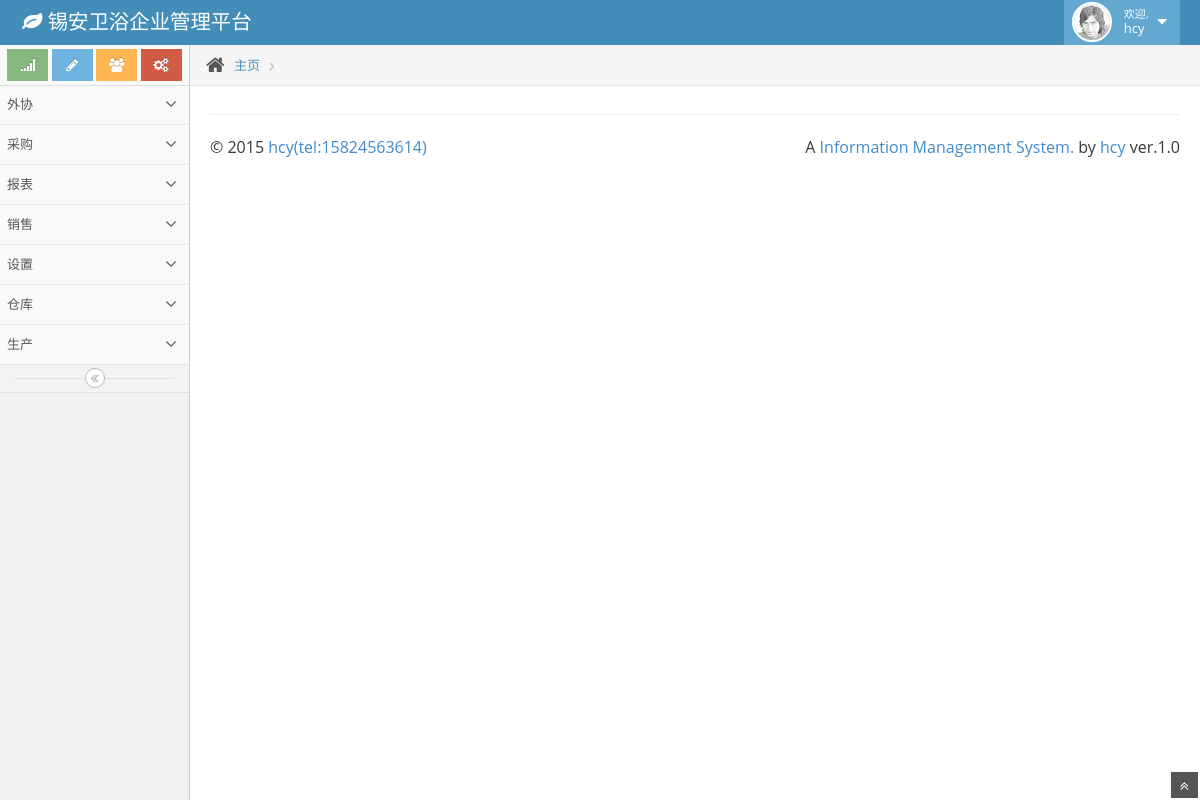
The page / (signed in) on the database its author committed.
### tables this page shows
CREATE TABLE "pages" (
"id"  INTEGER PRIMARY KEY AUTOINCREMENT NOT NULL,
"page_name"  TEXT,
"url"  TEXT,
"module_id"  TEXT,
"icon"  TEXT DEFAULT book
);

CREATE TABLE "modules" (
"module_name"  TEXT,
"icon"  TEXT,
"module_id"  TEXT NOT NULL,
PRIMARY KEY ("module_id")
);

### include/init.inc.php (called while the page is built, shortened)
<?php
function AppAutoLoad($classname){
	$filename = str_replace('_', '/', $classname) . '.class.php';
    $filepath = APP_BASE_CLASS . $filename;
    if (file_exists($filepath)) {
        return include $filepath;
    }else{
		$handle=opendir(APP_BASE_CLASS);
		while (false !== ($file = readdir($handle))) {
			if (is_dir(APP_BASE_CLASS. "/" . $file)) {
				$filepath=APP_BASE_CLASS."/".$file."/".$filename;
			}
		}
	}
    $filepath = APP_BASE_LIB . $filename;
    if (file_exists($filepath)) {
        return include $filepath;
    }
    throw new Exception( $filepath . ' NOT FOUND!');
}
?>

### include/lib/Medoo.class.php (called while the page is built, shortened)
<?php
class Medoo{
	protected $pdo =null;
	protected $charset = 'utf8';
	public function __construct($database){
		try {
			$this->database_file = $database;
			$type='sqlite';
			$dsn = $type . ':' . $this->database_file;
			$this->username = null;
			$this->password = null;
			$this->pdo=null;
			$this->pdo = new PDO(
				$dsn,
				$this->username,
				$this->password,
				$this->option
			);
			$this->pdo->exec('SET NAMES \'' . $this->charset . '\'');
		}
		catch (PDOException $e) {
			echo $e->getMessage();
		}
	}
	public function query($query)
	{
		return $this->pdo->query($query);
	}
}
?>

### include/class/Base.class.php (called while the page is built, shortened)
<?php
class Base {
	protected static $db_container = array();
	public static function __instance($database=DB_NAME){
		if( @self::$db_container[$database]  == null ){
			self::$db_container[$database] = new Medoo( $database );
			return self::$db_container[$database];
		}
		return self::$db_container[$database];
	}
}

### include/class/Page.class.php (called while the page is built)
<?php
class Page extends Base {
	public static function getPages() {
		$db=self::__instance();
		$sql="select * from pages left join modules on pages.module_id=modules.module_id
			order by module_id";
		$list = $db->query($sql)->fetchAll();
		if ($list) {
			return $list;
		}
		return array ();
	}
}

### leftside.php (the view, shortened to what this page needs)
<?php
	$pages=Page::getPages();
	for($i=0;$i<count($pages);$i++){
		if (($i==0) or ($pages[$i]['module_id']<>$pages[$i-1]['module_id'])){
			if ($i<>0){
				echo '</li>';
			};
			echo '<li>';
			echo '<a href="#" class="dropdown-toggle">';
			echo '<span class="menu-text">
				'.$pages[$i]['module_name'].'
			</span>
			<b class="arrow icon-angle-down"></b>';
			echo '</a>';
		}
	}
	echo '</li>';
?>

### index.php (shortened to what this page needs)
<?php
	require ('./include/init.inc.php');
?>
<!DOCTYPE html>
<html lang="en">
	<head>
		<link href="assets/css/bootstrap.min.css" rel="stylesheet" />
		<link rel="stylesheet" href="assets/css/font-awesome.min.css" />
		<link rel="stylesheet" href="assets/css/jquery-ui-1.10.3.full.min.css" />
		<link rel="stylesheet" href="assets/css/chosen.css" />
		<link rel="stylesheet" href="assets/css/datepicker.css" />
		<link rel="stylesheet" href="assets/css/ui.jqgrid.css" />
		<link rel="stylesheet" href="assets/css/ace.min.css" />
		<link rel="stylesheet" href="assets/css/ace-rtl.min.css" />
		<link rel="stylesheet" href="assets/css/ace-skins.min.css" />
		<link rel="stylesheet" href="assets/css/custom.css" />
		<link rel="stylesheet" href="assets/css/jquery.gritter.css" />
	</head>
	<body ng-app="indexApp">
		<div class="navbar navbar-default" id="navbar">
			<div class="navbar-container" id="navbar-container">
				<div class="navbar-header pull-left">
					<a href="#" class="navbar-brand">
						<small>
							<i class="icon-leaf"></i>
							<?php echo APP_TITLE;?>
						</small>
					</a>
				</div>
				<div class="navbar-header pull-right" role="navigation">
					<ul class="nav ace-nav">
						<li class="light-blue">
							<a data-toggle="dropdown" href="#" class="dropdown-toggle">
								<img class="nav-user-photo" src="assets/avatars/user.jpg" alt="Jason's Photo" />
								<span class="user-info">
									<small>欢迎,</small>
									<?php echo $_SESSION['user_info']['user_name'];?>
								</span>
								<i class="icon-caret-down"></i>
							</a>
						</li>
					</ul>
				</div>
			</div>
		</div>
		<div class="main-container" id="main-container">
			<div class="main-container-inner">
				<div class="sidebar" id="sidebar">
					<div class="sidebar-shortcuts" id="sidebar-shortcuts">
						<div class="sidebar-shortcuts-large" id="sidebar-shortcuts-large">
							<button class="btn btn-success">
								<i class="icon-signal"></i>
							</button>
							<button class="btn btn-info">
								<i class="icon-pencil"></i>
							</button>
							<button class="btn btn-warning">
								<i class="icon-group"></i>
							</button>
							<button class="btn btn-danger">
								<i class="icon-cogs"></i>
							</button>
						</div>
					</div>
					<ul class="nav nav-list">
					<?php
						include('leftside.php');
					?>
					</ul>
					<div class="sidebar-collapse" id="sidebar-collapse">
						<i class="icon-double-angle-left" data-icon1="icon-double-angle-left" data-icon2="icon-double-angle-right"></i>
					</div>
				</div>
				<div class="main-content">
					<div class="breadcrumbs" id="breadcrumbs">
						<ul class="breadcrumb">
							<li>
								<i class="icon-home home-icon"></i>
								<a href="#">主页</a>
							</li>
							<li class="active" id="title"></li>
						</ul>
					</div>
					<div class="page-content">
						<footer style="font-size:16px">
	                        <hr>
	                        <p class="pull-right">A <a href="mailto:imate818@gmail.com" target="_blank">Information Management System.</a>
								by <a href="mailto:imate818@gmail.com" target="_blank">hcy </a>ver.<?php echo VERSION;?></p>
	                        <p >© 2015 <a href="mailto:imate818@gmail.com" target="_blank">hcy(tel:15824563614)</a></p>
		                </footer>
					</div>
				</div>
			</div>
			<a href="#" id="btn-scroll-up" class="btn-scroll-up btn btn-sm btn-inverse">
				<i class="icon-double-angle-up icon-only bigger-110"></i>
			</a>
		</div>
		</body>
	</body>
</html>

### rows shown on the page
pages: module.module_name "外协"
pages: module.module_name "采购"
pages: module.module_name "报表"
pages: module.module_name "销售"
pages: module.module_name "设置"
pages: module.module_name "仓库"
pages: module.module_name "生产"

### other values the page prints
APP_TITLE "锡安卫浴企业管理平台"
$_SESSION['user_info']['user_name'] "hcy"
VERSION "1.0"
